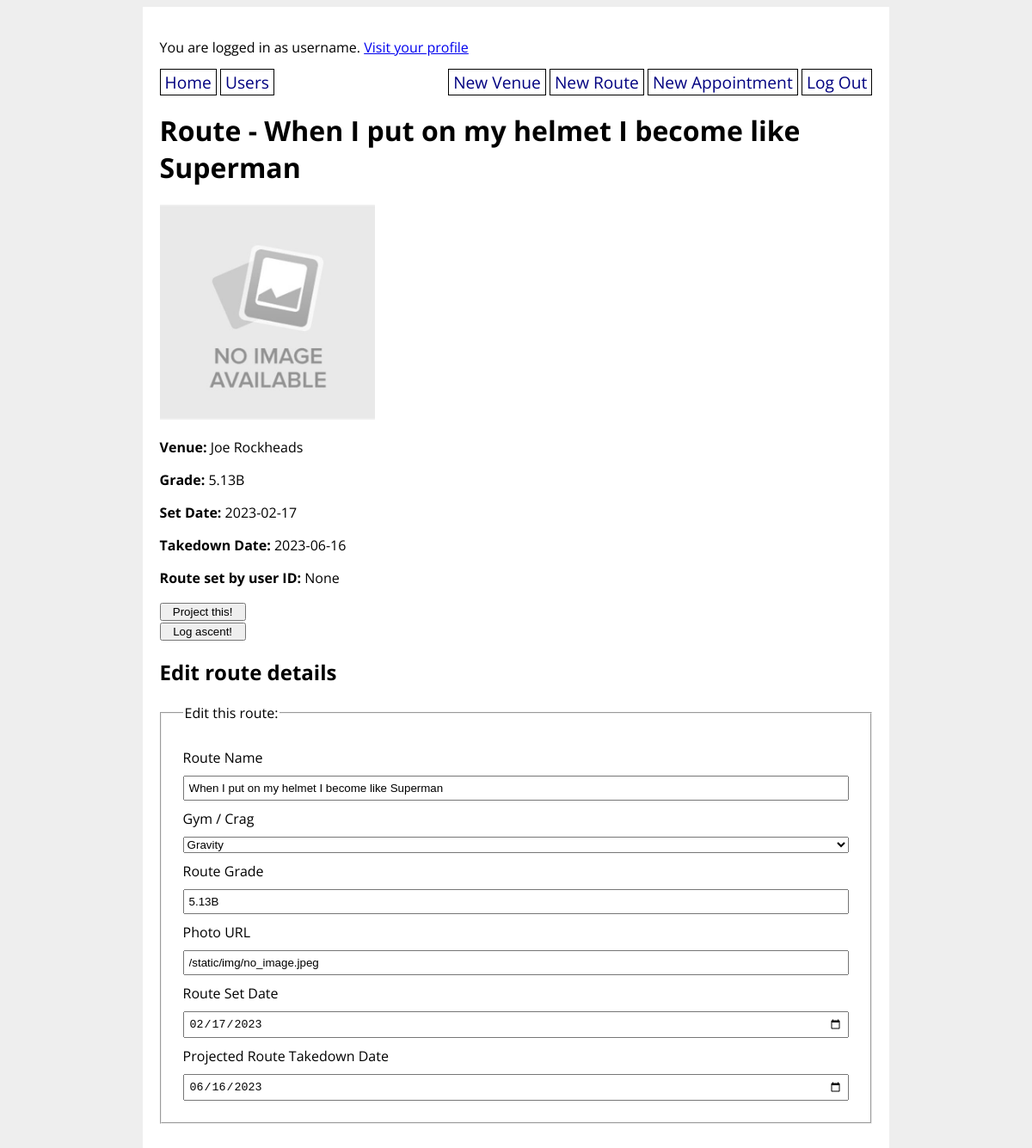
Screenshot of /route/5 (signed in) with the database file from the repository.
### climbunity_app/models.py (models this page shows, shortened)
class User(UserMixin, db.Model):
    id = db.Column(db.Integer, primary_key=True)
    username = db.Column(db.String(80), nullable=False, unique=True)
    password = db.Column(db.String(200), nullable=False)
    email = db.Column(db.String(200), nullable=False)
    first_name = db.Column(db.String(50), nullable=False)
    last_name = db.Column(db.String(50), nullable=False)
    address = db.Column(db.String(200), nullable=False)
    has_gear = db.Column(db.Boolean, nullable=False)
    user_projects = db.relationship('Route',
        secondary='user_project_lists', back_populates='projecting_users'
    )
    user_appointments = db.relationship('Appointment',
        secondary='appointment_guests', back_populates='appointment_attendants'
    )
    user_does_styles = db.relationship('Style',
        secondary='user_style_lists', back_populates='climber_styles'
    )

class Route(db.Model):
    id = db.Column(db.Integer, primary_key=True)
    venue_id = db.Column(db.Integer, db.ForeignKey('venue.id'), nullable=False)
    setter_id = db.Column(db.Integer, db.ForeignKey('user.id'))
    name = db.Column(db.String(80), nullable=False)
    grade = db.Column(db.String(10), nullable=False)
    photo_url = db.Column(URLType)
    route_set_date = db.Column(db.Date)
    route_takedown_date = db.Column(db.Date)
    projecting_users = db.relationship('User',
        secondary='user_project_lists', back_populates='user_projects'
    )
    ascents_on_route = db.relationship('Ascent',
        secondary='route_ascent_lists', back_populates='routes_ascended'
    )
    possible_route_styles = db.relationship('Style',
        secondary='route_style_lists', back_populates='route_styles'
    )
    route_tags = db.relationship('Tag',
        secondary='route_tag_lists', back_populates='tagged_routes'
    )

class Venue(db.Model):
    id = db.Column(db.Integer, primary_key=True)
    name = db.Column(db.String(80), nullable=False)
    address = db.Column(db.String(80), nullable=False)
    open_hours = db.Column(db.String(1000))
    description = db.Column(db.String(1000))
    booked_appointments = db.relationship('Appointment',
        secondary='venue_bookings', back_populates='appointment_venues'
    )
    def __str__(self):
        return f'{self.name}'

### climbunity_app/main/routes.py (the view, shortened to what this page needs)
@main.route('/route/<route_id>', methods=['GET', 'POST'])
def route_detail(route_id):
    route = Route.query.get(route_id)
    route_venue = Venue.query.get(route.venue_id)
    form = RouteForm(obj=route)
    item = Route.query.get(route_id)
    return render_template('route_detail.html', form=form, route=route, route_venue=route_venue)

### climbunity_app/main/forms.py
class RouteForm(FlaskForm):
    name = StringField('Route Name',
        validators=[
            DataRequired(),
            Length(min=1, max=200, message="Your route name needs to be betweeen 1 and 200 chars")
        ])
    venue_id = QuerySelectField('Gym / Crag',
        query_factory=lambda: Venue.query)
    setter_id = QuerySelectField('Route Setter',
        query_factory=lambda: User.query)
    grade = StringField('Route Grade')
    photo_url = StringField('Photo URL')
    route_set_date = DateField('Route Set Date')
    route_takedown_date = DateField('Projected Route Takedown Date')
    route_tags = QuerySelectMultipleField('Apply tags to this route',
        query_factory=lambda: Tag.query)
    submit = SubmitField('Submit')

### climbunity_app/extensions.py (called while the page is built)
@login_manager.user_loader
def load_user(user_id):
    return User.query.get(user_id)

### climbunity_app/templates/route_detail.html (shortened to what this page needs)
{% extends 'base.html' %}
{% block content %}
<h1>Route - {{ route.name }}</h1>
{% if route.photo_url %}
<p><img src="{{ route.photo_url }}" width="250px" height="250px"></p>
{% endif %}
<p><strong>Venue:</strong> {{ route_venue }}</p>
<p><strong>Grade:</strong> {{ route.grade }}</p>
<p><strong>Set Date:</strong> {{ route.route_set_date }}</p>
<p><strong>Takedown Date:</strong> {{ route.route_takedown_date }}</p>
<p><strong>Route set by user ID:</strong> {{ route.setter_id }}</p>
{% if current_user.username %}
<form method="POST" action="/add_to_project_list/{{ route.id }}">
    <input type="submit" value="Project this!">
</form>
<form method="POST" action="/log_ascent/{{ route.id }}">
    <input type="submit" value="Log ascent!">
</form>
<h2>Edit route details</h2>
<form method="POST" action="{{ url_for('main.route_detail', route_id=route.id) }}">
    <fieldset>
        <legend>Edit this route:</legend>
        {{ form.name.label }}
        {{ form.name }}
        {{ form.venue_id.label }}
        {{ form.venue_id }}
        {{ form.grade.label }}
        {{ form.grade }}
        {{ form.photo_url.label }}
        {{ form.photo_url }}
        {{ form.route_set_date.label }}
        {{ form.route_set_date }}
        {{ form.route_takedown_date.label }}
        {{ form.route_takedown_date }}
    </fieldset>
</form>
{% endif %}
{% endblock %}

### climbunity_app/templates/base.html (shortened to what this page needs)
<!DOCTYPE html>
<html>
    <head>
        <link rel="stylesheet" href="/static/style.css">
    </head>
    <body>
        <div id="content">
            {% if current_user.is_authenticated %}
                <p>You are logged in as {{ current_user.username }}. <a href="/profile/{{ current_user.id }}">Visit your profile</a></p>
            {% endif %}
            <nav>
                <div>
                    <a href="/">Home</a>
                    <a href="/users">Users</a>
                </div>
                <div>
                    {% if current_user.is_authenticated %}
                        <a href="/new_venue">New Venue</a>
                        <a href="/new_route">New Route</a>
                        <a href="/new_appointment">New Appointment</a>
                        <a href="/logout">Log Out</a>
                    {% else %}
                        <a href="/signup">Sign Up</a>
                        <a href="/login">Log In</a>
                    {% endif %}
                </div>
            </nav>
            {% block content %}{% endblock %}
        </div>
    </body>
</html>

### climbunity_app/static/style.css (style rules this page uses)
body { display: flex; flex-direction: column; align-items: center; background-color: #eee; font-family: 'Open Sans', sans-serif; }
#content { width: 70%; background-color: white; padding: 20px; }
nav { width: 100%; display: flex; flex-direction: row; justify-content: space-between; }
nav a { color: navy; text-decoration: none; border: 1px solid black; padding: 1px 5px; font-size: 1.2em; }
fieldset { display: flex; flex-direction: column; margin: 20px 0; padding: 20px; }
fieldset * { margin: 5px; }
fieldset input { padding: 5px; }
input[type=submit] { width: 100px; align-self: flex-end; }

### rows the page displays
User: username "username"
Route: name "When I put on my helmet I become like Superman", photo_url (placeholder picture), grade "5.13B", route_set_date "2023-02-17", route_takedown_date "2023-06-16", setter_id "None", venue_id "Gravity", photo_url "/static/img/no_image.jpeg", route_set_date "02/17/2023", route_takedown_date "06/16/2023"
Venue: name "Joe Rockheads"
